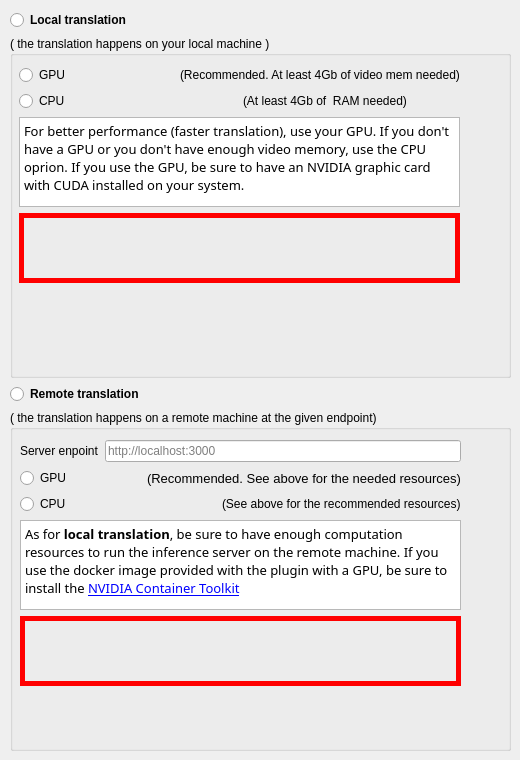
     <widget class="QWidget" name="tab_4">
      <attribute name="title">
       <string>Engine</string>
      </attribute>
      <widget class="QWidget" name="verticalLayoutWidget">
       <property name="geometry">
        <rect>
         <x>10</x>
         <y>10</y>
         <width>501</width>
         <height>741</height>
        </rect>
       </property>
       <layout class="QVBoxLayout" name="verticalLayout_3">
        <item>
         <widget class="QRadioButton" name="localTranslation">
          <property name="font">
           <font>
            <bold>true</bold>
           </font>
          </property>
          <property name="text">
           <string>Local translation</string>
          </property>
         </widget>
        </item>
        <item>
         <widget class="QGroupBox" name="groupBox">
          <property name="title">
           <string>( the translation happens on your local machine )</string>
          </property>
          <widget class="QWidget" name="verticalLayoutWidget_2">
           <property name="geometry">
            <rect>
             <x>9</x>
             <y>29</y>
             <width>441</width>
             <height>281</height>
            </rect>
           </property>
           <layout class="QVBoxLayout" name="verticalLayout_9">
            <item>
             <layout class="QHBoxLayout" name="horizontalLayout_9">
              <item>
               <widget class="QRadioButton" name="localTranslationGPU">
                <property name="text">
                 <string>GPU</string>
                </property>
               </widget>
              </item>
              <item>
               <widget class="QLabel" name="localTranslationGPULabel">
                <property name="text">
                 <string>(Recommended. At least 4Gb of video mem needed)</string>
                </property>
               </widget>
              </item>
             </layout>
            </item>
            <item>
             <layout class="QHBoxLayout" name="horizontalLayout_4">
              <item>
               <widget class="QRadioButton" name="localTranslationCPU">
                <property name="text">
                 <string>CPU</string>
                </property>
               </widget>
              </item>
              <item>
               <widget class="QLabel" name="LocalTranslationCPULabel">
                <property name="text">
                 <string>(At least 4Gb of  RAM needed)</string>
                </property>
               </widget>
              </item>
             </layout>
            </item>
            <item>
             <widget class="QTextBrowser" name="localTranslationUseNote">
              <property name="sizePolicy">
               <sizepolicy hsizetype="Expanding" vsizetype="Fixed">
                <horstretch>0</horstretch>
                <verstretch>0</verstretch>
               </sizepolicy>
              </property>
              <property name="maximumSize">
               <size>
                <width>16777215</width>
                <height>90</height>
               </size>
              </property>
              <property name="font">
               <font>
                <family>.SF NS</family>
               </font>
              </property>
              <property name="html">
               <string>&lt;!DOCTYPE HTML PUBLIC &quot;-//W3C//DTD HTML 4.0//EN&quot; &quot;http://www.w3.org/TR/REC-html40/strict.dtd&quot;&gt;
&lt;html&gt;&lt;head&gt;&lt;meta name=&quot;qrichtext&quot; content=&quot;1&quot; /&gt;&lt;meta charset=&quot;utf-8&quot; /&gt;&lt;style type=&quot;text/css&quot;&gt;
p, li { white-space: pre-wrap; }
&lt;/style&gt;&lt;/head&gt;&lt;body style=&quot; font-family:'.SF NS'; font-size:11pt; font-weight:400; font-style:normal;&quot;&gt;
&lt;p style=&quot; margin-top:0px; margin-bottom:0px; margin-left:0px; margin-right:0px; -qt-block-indent:0; text-indent:0px;&quot;&gt;&lt;span style=&quot; font-size:10pt;&quot;&gt;For better performance (faster translation), use your GPU. If you don't have a GPU or you don't have enough video memory, use the CPU oprion. If you use the GPU, be sure to have an NVIDIA graphic card with CUDA installed on your system.&lt;/span&gt;&lt;/p&gt;&lt;/body&gt;&lt;/html&gt;</string>
              </property>
             </widget>
            </item>
            <item>
             <widget class="QLabel" name="errorLabelLocalTranslation">
              <property name="minimumSize">
               <size>
                <width>242</width>
                <height>70</height>
               </size>
              </property>
              <property name="font">
               <font>
                <pointsize>16</pointsize>
               </font>
              </property>
              <property name="styleSheet">
               <string notr="true">border: 5px solid red;</string>
              </property>
              <property name="lineWidth">
               <number>1</number>
              </property>
              <property name="text">
               <string/>
              </property>
              <property name="wordWrap">
               <bool>true</bool>
              </property>
             </widget>
            </item>
            <item>
             <spacer name="verticalSpacer_2">
              <property name="orientation">
               <enum>Qt::Vertical</enum>
              </property>
              <property name="sizeHint" stdset="0">
               <size>
                <width>20</width>
                <height>40</height>
               </size>
              </property>
             </spacer>
            </item>
           </layout>
          </widget>
         </widget>
        </item>
        <item>
         <widget class="QRadioButton" name="remoteTranslation">
          <property name="font">
           <font>
            <bold>true</bold>
           </font>
          </property>
          <property name="text">
           <string>Remote translation</string>
          </property>
         </widget>
        </item>
        <item>
         <widget class="QGroupBox" name="groupBox_2">
          <property name="title">
           <string>( the translation happens on a remote machine at the given endpoint)</string>
          </property>
          <widget class="QWidget" name="verticalLayoutWidget_3">
           <property name="geometry">
            <rect>
             <x>10</x>
             <y>30</y>
             <width>441</width>
             <height>271</height>
            </rect>
           </property>
           <layout class="QVBoxLayout" name="verticalLayout_10">
            <item>
             <layout class="QHBoxLayout" name="horizontalLayout_12">
              <item>
               <widget class="QLabel" name="serverEndpointLabel">
                <property name="text">
                 <string>Server enpoint</string>
                </property>
               </widget>
              </item>
              <item>
               <widget class="QLineEdit" name="serverEndpoint">
                <property name="echoMode">
                 <enum>QLineEdit::Password</enum>
                </property>
                <property name="placeholderText">
                 <string>http://localhost:3000</string>
                </property>
               </widget>
              </item>
             </layout>
            </item>
            <item>
             <layout class="QHBoxLayout" name="horizontalLayout_10">
              <item>
               <widget class="QRadioButton" name="remoteTranslationGPU">
                <property name="text">
                 <string>GPU</string>
                </property>
               </widget>
              </item>
              <item>
               <widget class="QLabel" name="remoteTranslationGPULabel">
                <property name="font">
                 <font>
                  <pointsize>10</pointsize>
                 </font>
                </property>
                <property name="text">
                 <string>(Recommended. See above for the needed resources)</string>
                </property>
               </widget>
              </item>
             </layout>
            </item>
            <item>
             <layout class="QHBoxLayout" name="horizontalLayout_11">
              <item>
               <widget class="QRadioButton" name="remoteTranslationCPU">
                <property name="text">
                 <string>CPU</string>
                </property>
               </widget>
              </item>
              <item>
               <widget class="QLabel" name="remoteTranslationCPULabel">
                <property name="text">
                 <string>(See above for the recommended resources)</string>
                </property>
               </widget>
              </item>
             </layout>
            </item>
            <item>
             <widget class="QTextBrowser" name="remoteTranslationUseNote">
              <property name="sizePolicy">
               <sizepolicy hsizetype="Expanding" vsizetype="Fixed">
                <horstretch>0</horstretch>
                <verstretch>0</verstretch>
               </sizepolicy>
              </property>
              <property name="maximumSize">
               <size>
                <width>16777215</width>
                <height>90</height>
               </size>
              </property>
              <property name="font">
               <font>
                <family>.SF NS</family>
               </font>
              </property>
              <property name="html">
               <string>&lt;!DOCTYPE HTML PUBLIC &quot;-//W3C//DTD HTML 4.0//EN&quot; &quot;http://www.w3.org/TR/REC-html40/strict.dtd&quot;&gt;
&lt;html&gt;&lt;head&gt;&lt;meta name=&quot;qrichtext&quot; content=&quot;1&quot; /&gt;&lt;meta charset=&quot;utf-8&quot; /&gt;&lt;style type=&quot;text/css&quot;&gt;
p, li { white-space: pre-wrap; }
&lt;/style&gt;&lt;/head&gt;&lt;body style=&quot; font-family:'.SF NS'; font-size:11pt; font-weight:400; font-style:normal;&quot;&gt;
&lt;p style=&quot; margin-top:0px; margin-bottom:0px; margin-left:0px; margin-right:0px; -qt-block-indent:0; text-indent:0px;&quot;&gt;&lt;span style=&quot; font-family:'.SF NS Text'; font-size:10pt;&quot;&gt;As for &lt;/span&gt;&lt;span style=&quot; font-family:'.SF NS Text'; font-size:10pt; font-weight:700;&quot;&gt;local translation&lt;/span&gt;&lt;span style=&quot; font-family:'.SF NS Text'; font-size:10pt;&quot;&gt;, be sure to have enough computation resources to run the inference server on the remote machine. If you use the docker image provided with the plugin with a GPU, be sure to install the &lt;/span&gt;&lt;a href=&quot;https://github.com/NVIDIA/nvidia-docker&quot;&gt;&lt;span style=&quot; font-size:10pt; text-decoration: underline; color:#0000ff;&quot;&gt;NVIDIA Container Toolkit&lt;/span&gt;&lt;/a&gt;&lt;/p&gt;&lt;/body&gt;&lt;/html&gt;</string>
              </property>
             </widget>
            </item>
            <item>
             <widget class="QLabel" name="errorLabelRemoteTranslation">
              <property name="minimumSize">
               <size>
                <width>242</width>
                <height>70</height>
               </size>
              </property>
              <property name="font">
               <font>
                <pointsize>16</pointsize>
               </font>
              </property>
              <property name="styleSheet">
               <string notr="true">border: 5px solid red;</string>
              </property>
              <property name="lineWidth">
               <number>1</number>
              </property>
              <property name="text">
               <string/>
              </property>
              <property name="wordWrap">
               <bool>true</bool>
              </property>
             </widget>
            </item>
            <item>
             <spacer name="verticalSpacer_4">
              <property name="orientation">
               <enum>Qt::Vertical</enum>
              </property>
              <property name="sizeHint" stdset="0">
               <size>
                <width>20</width>
                <height>40</height>
               </size>
              </property>
             </spacer>
            </item>
           </layout>
          </widget>
         </widget>
        </item>
       </layout>
      </widget>
     </widget>
